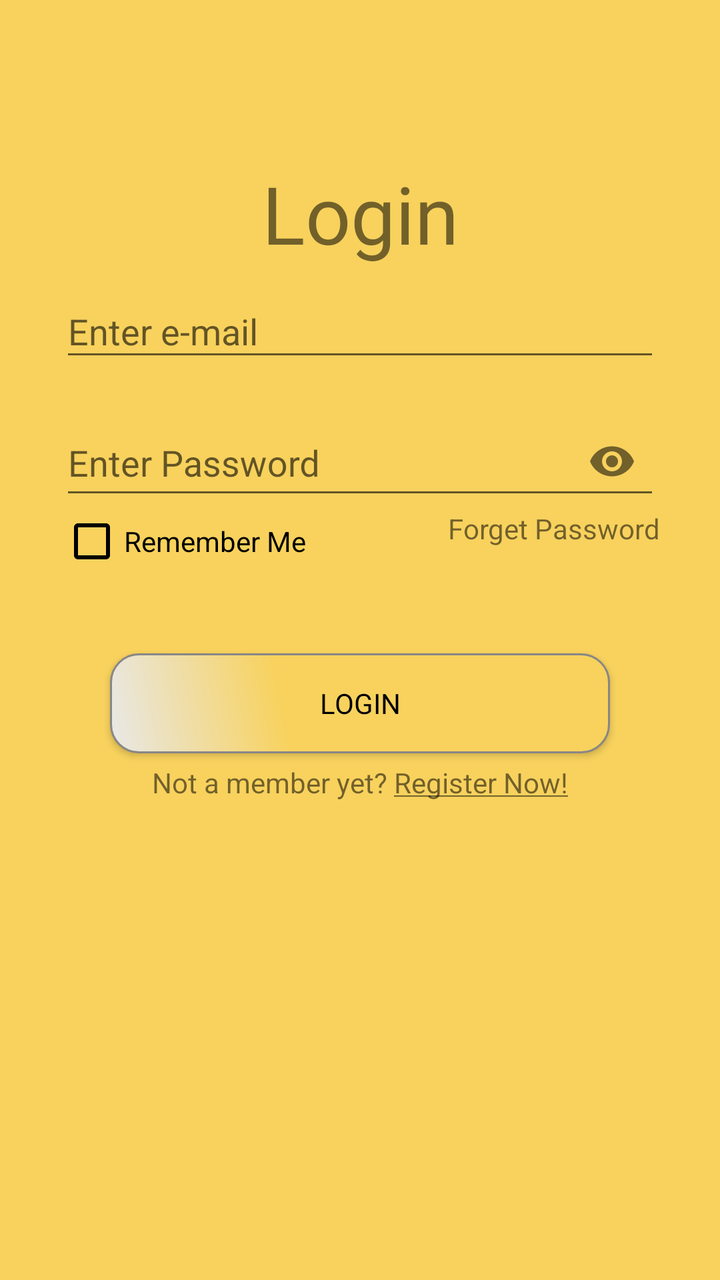
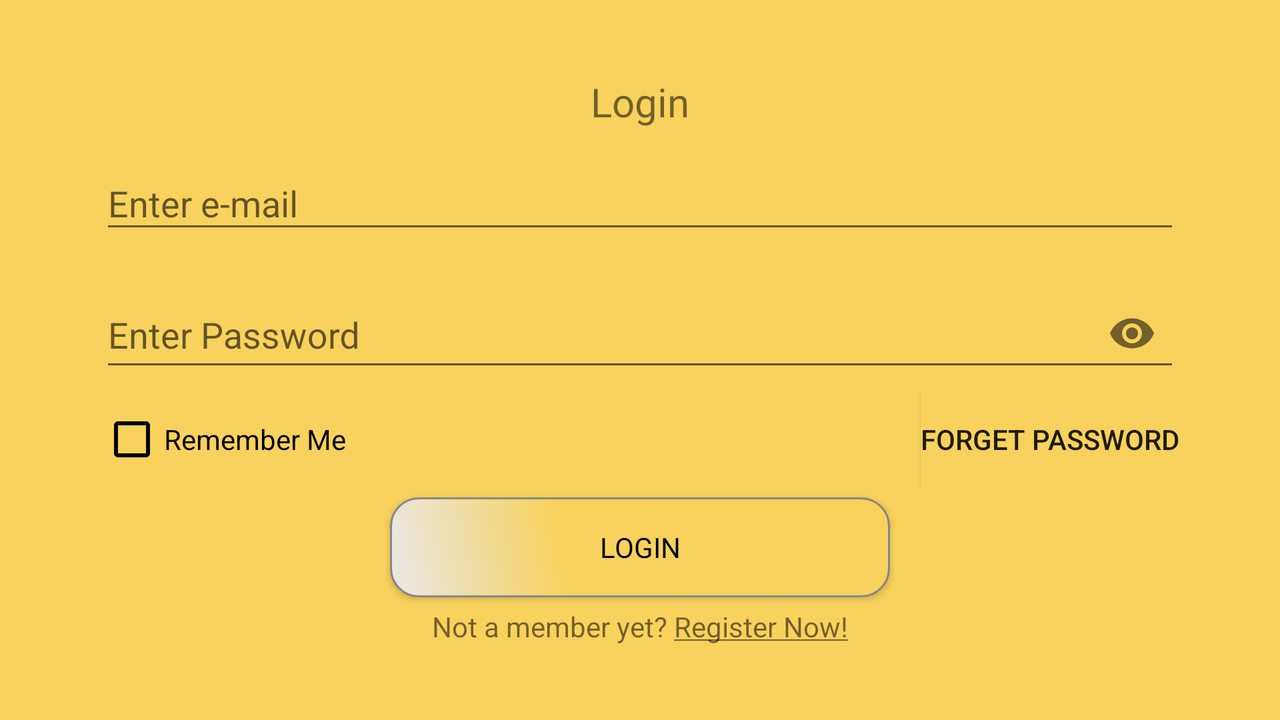

The same Android screen from two of the app's own layout files: first res/layout/ as a phone draws it, then the repository's variant for another configuration, drawn on a device whose configuration selects that folder. Both files follow.
<!-- AndroidManifest.xml: application theme Theme.DataStroage -->
<!-- res/layout/fragment_sign_in.xml -->
<?xml version="1.0" encoding="utf-8"?>
<androidx.constraintlayout.widget.ConstraintLayout xmlns:android="http://schemas.android.com/apk/res/android"
    xmlns:app="http://schemas.android.com/apk/res-auto"
    xmlns:tools="http://schemas.android.com/tools"
    android:layout_width="match_parent"
    android:layout_height="match_parent"
    android:background="@color/yellow"
    android:padding="30dp"
    tools:context=".Fragments.SignInFragment">

    <TextView
        android:id="@+id/title"
        android:layout_width="wrap_content"
        android:layout_height="wrap_content"
        android:layout_margin="50dp"
        android:fontFamily="@font/bungee"
        android:text="Login"
        android:textSize="40sp"
        app:layout_constraintEnd_toEndOf="parent"
        app:layout_constraintStart_toStartOf="parent"
        app:layout_constraintTop_toTopOf="parent" />

    <com.google.android.material.textfield.TextInputLayout
        android:id="@+id/signInEmail_me"
        style="@style/ThemeOverlay.Material3.TextInputEditText.OutlinedBox"
        android:layout_width="match_parent"
        android:layout_height="wrap_content"
        android:hint="Enter e-mail"
        app:boxStrokeColor="@color/black"
        app:boxStrokeWidthFocused="2dp"
        app:endIconMode="clear_text"
        app:hintTextColor="@color/black"
        app:layout_constraintStart_toStartOf="parent"
        app:layout_constraintTop_toBottomOf="@+id/title">

        <com.google.android.material.textfield.TextInputEditText
            android:id="@+id/signInEmail"
            android:layout_width="match_parent"
            android:layout_height="match_parent"
            android:drawableStart="@drawable/ic_baseline_email_24"
            android:drawablePadding="5dp"
            android:textColor="@color/black" />
    </com.google.android.material.textfield.TextInputLayout>

    <com.google.android.material.textfield.TextInputLayout
        android:id="@+id/signInPassword_me"
        style="@style/ThemeOverlay.Material3.TextInputEditText.OutlinedBox"
        android:layout_width="match_parent"
        android:layout_height="wrap_content"
        android:layout_marginTop="10dp"
        android:hint="Enter Password"
        app:boxStrokeColor="@color/black"
        app:endIconMode="password_toggle"
        app:hintTextColor="@color/black"
        app:layout_constraintStart_toStartOf="parent"
        app:layout_constraintTop_toBottomOf="@+id/signInEmail_me">

        <com.google.android.material.textfield.TextInputEditText
            android:id="@+id/signInPassword"
            android:layout_width="match_parent"
            android:layout_height="match_parent"
            android:drawableStart="@drawable/ic_baseline_lock_24"
            android:drawablePadding="5dp"
            android:inputType="textPassword"
            android:textColor="@color/black" />


    </com.google.android.material.textfield.TextInputLayout>

    <CheckBox
        android:id="@+id/checkbox"
        style="@style/Widget.AppCompat.CompoundButton.CheckBox"
        android:layout_width="wrap_content"
        android:layout_height="wrap_content"
        android:layout_centerVertical="true"
        android:buttonTint="@color/black"
        android:text="Remember Me"
        android:textColor="@color/black"
        app:layout_constraintStart_toStartOf="parent"
        app:layout_constraintTop_toBottomOf="@+id/signInPassword_me" />

    <TextView
        android:layout_width="wrap_content"
        android:layout_height="wrap_content"
        android:layout_alignParentEnd="true"
        android:background="@color/yellow"
        android:text="Forget Password"
        app:layout_constraintEnd_toEndOf="parent"
        app:layout_constraintLeft_toRightOf="@+id/checkbox"
        app:layout_constraintTop_toBottomOf="@+id/signInPassword_me" />

    <Button
        android:id="@+id/signInButton"
        android:layout_width="wrap_content"
        android:layout_height="wrap_content"
        android:layout_marginTop="40dp"
        android:background="@drawable/button_shape"
        android:fontFamily="@font/bungee"
        android:text="Login"
        android:textColor="@color/black"
        app:layout_constraintEnd_toEndOf="parent"
        app:layout_constraintStart_toStartOf="parent"
        app:layout_constraintTop_toBottomOf="@+id/checkbox" />

    <TextView
        android:id="@+id/not_member"
        android:layout_width="wrap_content"
        android:layout_height="wrap_content"
        android:layout_marginTop="5dp"
        android:text="Not a member yet? "
        app:layout_constraintHorizontal_chainStyle="packed"
        app:layout_constraintEnd_toStartOf="@+id/registerButton"
        app:layout_constraintStart_toStartOf="parent"
        app:layout_constraintTop_toBottomOf="@+id/signInButton" />

    <TextView
        android:id="@+id/registerButton"
        android:layout_width="wrap_content"
        android:layout_height="wrap_content"
        android:layout_marginTop="5dp"
        android:clickable="true"
        android:focusable="true"
        android:text="@string/register_now"
        app:layout_constraintEnd_toEndOf="parent"
        app:layout_constraintStart_toEndOf="@+id/not_member"
        app:layout_constraintTop_toBottomOf="@+id/signInButton" />

    <ProgressBar
        android:id="@+id/signInProgressbar"
        android:layout_width="wrap_content"
        android:layout_height="wrap_content"
        android:layout_gravity="center"
        android:visibility="gone"
        app:layout_constraintBottom_toBottomOf="parent"
        app:layout_constraintEnd_toEndOf="parent"
        app:layout_constraintStart_toStartOf="parent"
        app:layout_constraintTop_toTopOf="parent" />
</androidx.constraintlayout.widget.ConstraintLayout>
<!-- resources referenced by this layout -->
<resources>
  <color name="black">#FF000000</color>
  <color name="yellow">#F8D25D</color>
  <!-- drawable button_shape (drawable) -->
  <?xml version="1.0" encoding="utf-8"?>
  <shape xmlns:android="http://schemas.android.com/apk/res/android"
      android:shape="rectangle">
      <corners android:radius="14dp" />
      <gradient
          android:angle="45"
          android:centerColor="#F8D25D"
          android:centerX="35%"
          android:endColor="#F8D25D"
          android:startColor="#E8E8E8"
          android:type="linear" />
      <padding
          android:bottom="0dp"
          android:left="0dp"
          android:right="0dp"
          android:top="0dp" />
      <size
          android:width="250dp"
          android:height="50dp" />
      <stroke
          android:width="1dp"
          android:color="#878787" />
  </shape>
  <string name="register_now"><u>Register Now!</u></string>
  <style name="Theme.DataStroage" parent="Theme.MaterialComponents.Light.Bridge">
          
          <item name="colorPrimary">@color/yellow_light</item>
          <item name="colorPrimaryVariant">@color/yellow</item>
          <item name="colorOnPrimary">@color/white</item>
          
          <item name="colorSecondary">@color/teal_200</item>
          <item name="colorSecondaryVariant">@color/teal_700</item>
          <item name="colorOnSecondary">@color/black</item>
          
          <item name="android:statusBarColor" tools:targetApi="l">?attr/colorPrimaryVariant</item>
          
          <item name="android:itemBackground">@color/yellow</item>
      </style>
  <color name="yellow_light">#FDDA6F</color>
  <color name="white">#FFFFFFFF</color>
  <color name="teal_200">#FF03DAC5</color>
  <color name="teal_700">#FF018786</color>
</resources>
<!-- res/layout-land/fragment_sign_in.xml (the repository's variant of the layout above) -->
<!-- drawn on the phone turned sideways -->
<?xml version="1.0" encoding="utf-8"?>
<FrameLayout xmlns:android="http://schemas.android.com/apk/res/android"
    xmlns:app="http://schemas.android.com/apk/res-auto"
    xmlns:tools="http://schemas.android.com/tools"
    android:layout_width="match_parent"
    android:layout_height="match_parent"
    android:background="@color/yellow"
    tools:context=".Fragments.SignInFragment">

    <LinearLayout
        android:layout_width="match_parent"
        android:layout_height="match_parent"
        android:layout_marginLeft="50dp"
        android:layout_marginRight="50dp"
        android:gravity="center"
        android:orientation="vertical">

        <TextView
            android:layout_width="wrap_content"
            android:layout_height="wrap_content"
            android:layout_marginBottom="5dp"
            android:fontFamily="@font/bungee"
            android:text="Login"
            android:textSize="20sp" />

        <com.google.android.material.textfield.TextInputLayout
            style="@style/ThemeOverlay.Material3.TextInputEditText.OutlinedBox"
            android:layout_width="match_parent"
            android:layout_height="wrap_content"
            android:hint="Enter e-mail"
            app:boxStrokeColor="@color/black"
            app:boxStrokeWidthFocused="2dp"
            app:endIconMode="clear_text"
            app:hintTextColor="@color/black">

            <com.google.android.material.textfield.TextInputEditText
                android:id="@+id/signInEmail"
                android:layout_width="match_parent"
                android:layout_height="match_parent"
                android:drawableStart="@drawable/ic_baseline_email_24"
                android:drawablePadding="5dp"
                android:textColor="@color/black" />


        </com.google.android.material.textfield.TextInputLayout>

        <com.google.android.material.textfield.TextInputLayout
            style="@style/ThemeOverlay.Material3.TextInputEditText.OutlinedBox"
            android:layout_width="match_parent"
            android:layout_height="wrap_content"
            android:layout_marginTop="10dp"
            android:hint="Enter Password"
            app:boxStrokeColor="@color/black"
            app:endIconMode="password_toggle"
            app:hintTextColor="@color/black">

            <com.google.android.material.textfield.TextInputEditText
                android:id="@+id/signInPassword"
                android:layout_width="match_parent"
                android:layout_height="match_parent"
                android:drawableStart="@drawable/ic_baseline_lock_24"
                android:drawablePadding="5dp"
                android:inputType="textPassword"
                android:textColor="@color/black" />


        </com.google.android.material.textfield.TextInputLayout>

        <RelativeLayout
            android:layout_width="match_parent"
            android:layout_height="wrap_content"
            android:layout_marginTop="5dp">

            <CheckBox
                style="@style/Widget.AppCompat.CompoundButton.CheckBox"
                android:layout_width="wrap_content"
                android:layout_height="wrap_content"
                android:layout_centerVertical="true"
                android:buttonTint="@color/black"
                android:text="Remember Me"
                android:textColor="@color/black" />

            <Button
                android:layout_width="wrap_content"
                android:layout_height="wrap_content"
                android:layout_alignParentEnd="true"
                android:background="@color/yellow"
                android:text="Forget Password" />


        </RelativeLayout>

        <Button
            android:id="@+id/signInButton"
            android:layout_width="wrap_content"
            android:layout_height="wrap_content"
            android:layout_marginTop="5dp"
            android:background="@drawable/button_shape"
            android:fontFamily="@font/bungee"
            android:text="Login"
            android:textColor="@color/black" />

        <LinearLayout
            android:layout_width="match_parent"
            android:layout_height="wrap_content"
            android:layout_marginTop="5dp"
            android:gravity="center">

            <TextView
                android:layout_width="wrap_content"
                android:layout_height="wrap_content"
                android:text="Not a member yet? " />

            <TextView
                android:id="@+id/registerButton"
                android:layout_width="wrap_content"
                android:layout_height="wrap_content"
                android:clickable="true"
                android:focusable="true"
                android:text="@string/register_now" />
        </LinearLayout>
    </LinearLayout>

    <ProgressBar
        android:id="@+id/signInProgressbar"
        android:layout_width="wrap_content"
        android:layout_height="wrap_content"
        android:layout_gravity="center"
        android:visibility="gone" />
</FrameLayout>
